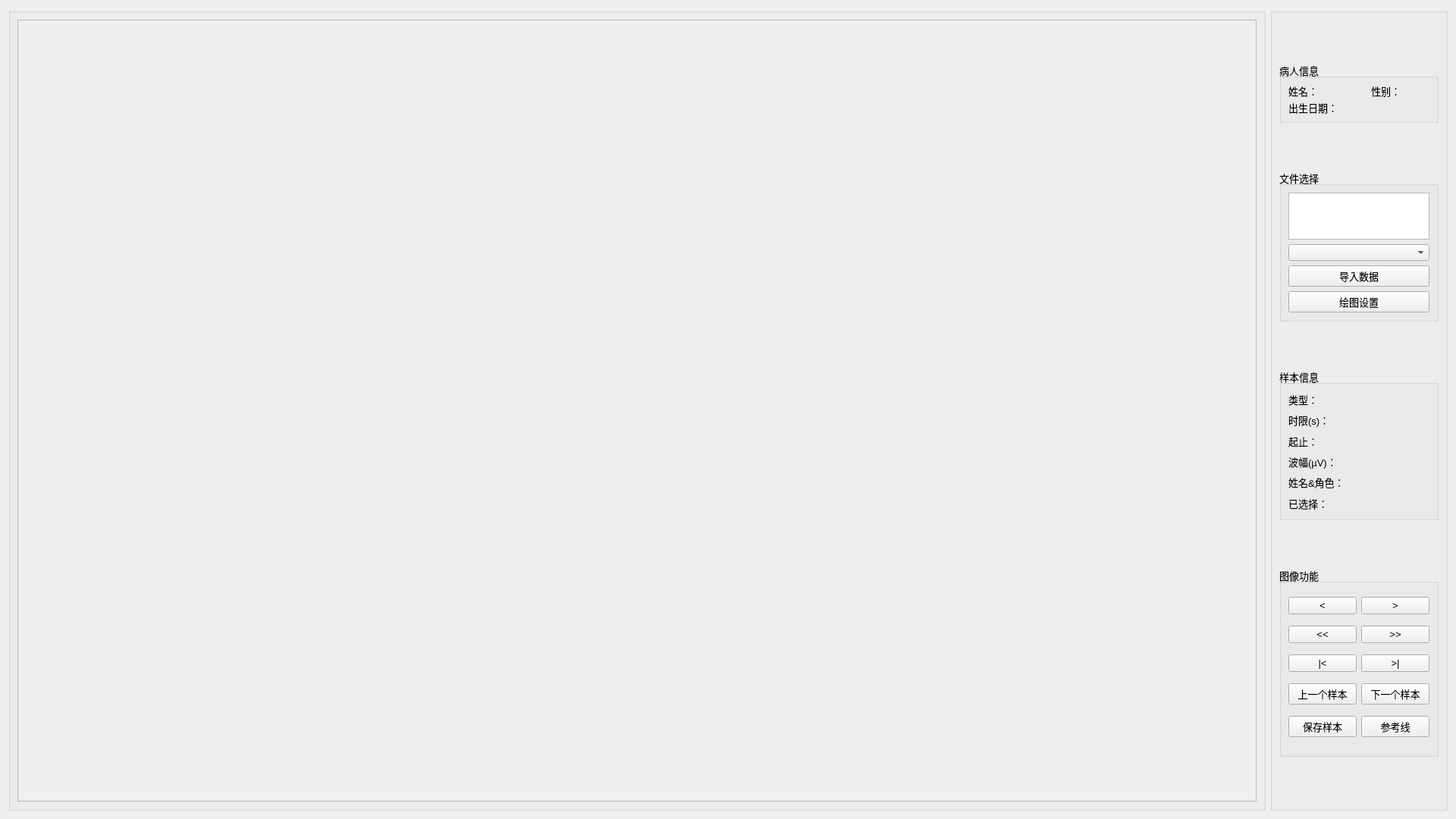
<?xml version="1.0" encoding="UTF-8"?>
<ui version="4.0">
 <class>ManualForm</class>
 <widget class="QWidget" name="ManualForm">
  <property name="geometry">
   <rect>
    <x>0</x>
    <y>0</y>
    <width>1920</width>
    <height>1080</height>
   </rect>
  </property>
  <property name="sizePolicy">
   <sizepolicy hsizetype="Preferred" vsizetype="Preferred">
    <horstretch>0</horstretch>
    <verstretch>0</verstretch>
   </sizepolicy>
  </property>
  <property name="font">
   <font>
    <pointsize>16</pointsize>
   </font>
  </property>
  <property name="windowTitle">
   <string>Form</string>
  </property>
  <layout class="QGridLayout" name="gridLayout">
   <item row="0" column="1">
    <widget class="QGroupBox" name="gbInfo">
     <property name="sizePolicy">
      <sizepolicy hsizetype="Fixed" vsizetype="Preferred">
       <horstretch>0</horstretch>
       <verstretch>0</verstretch>
      </sizepolicy>
     </property>
     <property name="minimumSize">
      <size>
       <width>220</width>
       <height>0</height>
      </size>
     </property>
     <property name="title">
      <string/>
     </property>
     <layout class="QVBoxLayout" name="verticalLayout">
      <item>
       <widget class="QGroupBox" name="gbPatientInfo">
        <property name="sizePolicy">
         <sizepolicy hsizetype="Fixed" vsizetype="Fixed">
          <horstretch>0</horstretch>
          <verstretch>0</verstretch>
         </sizepolicy>
        </property>
        <property name="minimumSize">
         <size>
          <width>210</width>
          <height>0</height>
         </size>
        </property>
        <property name="maximumSize">
         <size>
          <width>210</width>
          <height>80</height>
         </size>
        </property>
        <property name="font">
         <font>
          <pointsize>10</pointsize>
         </font>
        </property>
        <property name="title">
         <string>病人信息</string>
        </property>
        <layout class="QGridLayout" name="gridLayout_17">
         <item row="0" column="0">
          <widget class="QLabel" name="labelNameInfo">
           <property name="text">
            <string>姓名：</string>
           </property>
          </widget>
         </item>
         <item row="0" column="1">
          <widget class="QLabel" name="labelPatientName">
           <property name="sizePolicy">
            <sizepolicy hsizetype="Preferred" vsizetype="Preferred">
             <horstretch>2</horstretch>
             <verstretch>0</verstretch>
            </sizepolicy>
           </property>
           <property name="text">
            <string/>
           </property>
          </widget>
         </item>
         <item row="0" column="2">
          <widget class="QLabel" name="labelSexInfo">
           <property name="text">
            <string>性别：</string>
           </property>
          </widget>
         </item>
         <item row="2" column="0">
          <widget class="QLabel" name="labelBirthInfo">
           <property name="text">
            <string>出生日期：</string>
           </property>
          </widget>
         </item>
         <item row="0" column="3">
          <widget class="QLabel" name="labelPatientSex">
           <property name="sizePolicy">
            <sizepolicy hsizetype="Preferred" vsizetype="Preferred">
             <horstretch>2</horstretch>
             <verstretch>0</verstretch>
            </sizepolicy>
           </property>
           <property name="text">
            <string/>
           </property>
          </widget>
         </item>
         <item row="2" column="1" colspan="3">
          <widget class="QLabel" name="labelPatientBirth">
           <property name="sizePolicy">
            <sizepolicy hsizetype="Preferred" vsizetype="Preferred">
             <horstretch>2</horstretch>
             <verstretch>0</verstretch>
            </sizepolicy>
           </property>
           <property name="text">
            <string/>
           </property>
          </widget>
         </item>
        </layout>
       </widget>
      </item>
      <item>
       <widget class="QGroupBox" name="gbFileSelection">
        <property name="sizePolicy">
         <sizepolicy hsizetype="Fixed" vsizetype="Fixed">
          <horstretch>0</horstretch>
          <verstretch>0</verstretch>
         </sizepolicy>
        </property>
        <property name="minimumSize">
         <size>
          <width>210</width>
          <height>0</height>
         </size>
        </property>
        <property name="maximumSize">
         <size>
          <width>210</width>
          <height>200</height>
         </size>
        </property>
        <property name="font">
         <font>
          <pointsize>10</pointsize>
         </font>
        </property>
        <property name="title">
         <string>文件选择</string>
        </property>
        <layout class="QGridLayout" name="gridLayout_2">
         <item row="2" column="0">
          <widget class="QComboBox" name="comboBoxTime">
           <property name="font">
            <font>
             <pointsize>8</pointsize>
            </font>
           </property>
          </widget>
         </item>
         <item row="3" column="0">
          <widget class="QPushButton" name="btnConfirm">
           <property name="font">
            <font>
             <pointsize>10</pointsize>
            </font>
           </property>
           <property name="text">
            <string>导入数据</string>
           </property>
          </widget>
         </item>
         <item row="1" column="0">
          <widget class="QTreeView" name="treeView">
           <property name="font">
            <font>
             <pointsize>8</pointsize>
            </font>
           </property>
          </widget>
         </item>
         <item row="4" column="0">
          <widget class="QPushButton" name="btnFigureSetting">
           <property name="font">
            <font>
             <pointsize>10</pointsize>
            </font>
           </property>
           <property name="text">
            <string>绘图设置</string>
           </property>
          </widget>
         </item>
        </layout>
       </widget>
      </item>
      <item>
       <widget class="QGroupBox" name="gbLabelInfo">
        <property name="sizePolicy">
         <sizepolicy hsizetype="Fixed" vsizetype="Preferred">
          <horstretch>0</horstretch>
          <verstretch>0</verstretch>
         </sizepolicy>
        </property>
        <property name="minimumSize">
         <size>
          <width>210</width>
          <height>0</height>
         </size>
        </property>
        <property name="maximumSize">
         <size>
          <width>210</width>
          <height>200</height>
         </size>
        </property>
        <property name="font">
         <font>
          <pointsize>10</pointsize>
         </font>
        </property>
        <property name="title">
         <string>样本信息</string>
        </property>
        <layout class="QGridLayout" name="gridLayout_20">
         <item row="3" column="0">
          <widget class="QLabel" name="labelAmpInfo">
           <property name="text">
            <string>波幅(µV)：</string>
           </property>
          </widget>
         </item>
         <item row="4" column="0">
          <widget class="QLabel" name="labelRoleInfo">
           <property name="text">
            <string>姓名&amp;角色：</string>
           </property>
          </widget>
         </item>
         <item row="0" column="0">
          <widget class="QLabel" name="labelTypeInfo">
           <property name="text">
            <string>类型：</string>
           </property>
          </widget>
         </item>
         <item row="2" column="0">
          <widget class="QLabel" name="labelRangeInfo">
           <property name="text">
            <string>起止：</string>
           </property>
          </widget>
         </item>
         <item row="1" column="0">
          <widget class="QLabel" name="labelLengthInfo">
           <property name="text">
            <string>时限(s)：</string>
           </property>
          </widget>
         </item>
         <item row="0" column="1" colspan="2">
          <widget class="QLabel" name="labelType">
           <property name="sizePolicy">
            <sizepolicy hsizetype="Preferred" vsizetype="Preferred">
             <horstretch>2</horstretch>
             <verstretch>0</verstretch>
            </sizepolicy>
           </property>
           <property name="text">
            <string/>
           </property>
          </widget>
         </item>
         <item row="1" column="1" colspan="2">
          <widget class="QLabel" name="labelLength">
           <property name="sizePolicy">
            <sizepolicy hsizetype="Preferred" vsizetype="Preferred">
             <horstretch>2</horstretch>
             <verstretch>0</verstretch>
            </sizepolicy>
           </property>
           <property name="text">
            <string/>
           </property>
          </widget>
         </item>
         <item row="2" column="1" colspan="2">
          <widget class="QLabel" name="labelRange">
           <property name="sizePolicy">
            <sizepolicy hsizetype="Preferred" vsizetype="Preferred">
             <horstretch>2</horstretch>
             <verstretch>0</verstretch>
            </sizepolicy>
           </property>
           <property name="text">
            <string/>
           </property>
          </widget>
         </item>
         <item row="3" column="1" colspan="2">
          <widget class="QLabel" name="labelAmp">
           <property name="sizePolicy">
            <sizepolicy hsizetype="Preferred" vsizetype="Preferred">
             <horstretch>2</horstretch>
             <verstretch>0</verstretch>
            </sizepolicy>
           </property>
           <property name="text">
            <string/>
           </property>
          </widget>
         </item>
         <item row="4" column="1" colspan="2">
          <widget class="QLabel" name="labelRole">
           <property name="sizePolicy">
            <sizepolicy hsizetype="Preferred" vsizetype="Preferred">
             <horstretch>2</horstretch>
             <verstretch>0</verstretch>
            </sizepolicy>
           </property>
           <property name="text">
            <string/>
           </property>
          </widget>
         </item>
         <item row="5" column="0" colspan="3">
          <widget class="QLabel" name="statusLabel">
           <property name="sizePolicy">
            <sizepolicy hsizetype="Preferred" vsizetype="Preferred">
             <horstretch>3</horstretch>
             <verstretch>0</verstretch>
            </sizepolicy>
           </property>
           <property name="text">
            <string>已选择：</string>
           </property>
          </widget>
         </item>
        </layout>
       </widget>
      </item>
      <item>
       <widget class="QGroupBox" name="groupBtn">
        <property name="sizePolicy">
         <sizepolicy hsizetype="Fixed" vsizetype="Preferred">
          <horstretch>0</horstretch>
          <verstretch>0</verstretch>
         </sizepolicy>
        </property>
        <property name="minimumSize">
         <size>
          <width>210</width>
          <height>0</height>
         </size>
        </property>
        <property name="maximumSize">
         <size>
          <width>210</width>
          <height>250</height>
         </size>
        </property>
        <property name="font">
         <font>
          <pointsize>10</pointsize>
         </font>
        </property>
        <property name="title">
         <string>图像功能</string>
        </property>
        <layout class="QGridLayout" name="gridLayout_4">
         <item row="2" column="2">
          <widget class="QPushButton" name="btnEnd">
           <property name="sizePolicy">
            <sizepolicy hsizetype="Minimum" vsizetype="Fixed">
             <horstretch>2</horstretch>
             <verstretch>0</verstretch>
            </sizepolicy>
           </property>
           <property name="text">
            <string>&gt;|</string>
           </property>
          </widget>
         </item>
         <item row="3" column="0">
          <widget class="QPushButton" name="btnPrevSample">
           <property name="sizePolicy">
            <sizepolicy hsizetype="Minimum" vsizetype="Fixed">
             <horstretch>2</horstretch>
             <verstretch>0</verstretch>
            </sizepolicy>
           </property>
           <property name="text">
            <string>上一个样本</string>
           </property>
          </widget>
         </item>
         <item row="3" column="2">
          <widget class="QPushButton" name="btnNextSample">
           <property name="sizePolicy">
            <sizepolicy hsizetype="Minimum" vsizetype="Fixed">
             <horstretch>2</horstretch>
             <verstretch>0</verstretch>
            </sizepolicy>
           </property>
           <property name="text">
            <string>下一个样本</string>
           </property>
          </widget>
         </item>
         <item row="0" column="0">
          <widget class="QPushButton" name="btnDown">
           <property name="sizePolicy">
            <sizepolicy hsizetype="Minimum" vsizetype="Fixed">
             <horstretch>2</horstretch>
             <verstretch>0</verstretch>
            </sizepolicy>
           </property>
           <property name="text">
            <string>&lt;</string>
           </property>
          </widget>
         </item>
         <item row="1" column="2">
          <widget class="QPushButton" name="btnUping">
           <property name="sizePolicy">
            <sizepolicy hsizetype="Minimum" vsizetype="Fixed">
             <horstretch>2</horstretch>
             <verstretch>0</verstretch>
            </sizepolicy>
           </property>
           <property name="text">
            <string>&gt;&gt;</string>
           </property>
          </widget>
         </item>
         <item row="0" column="2">
          <widget class="QPushButton" name="btnUp">
           <property name="sizePolicy">
            <sizepolicy hsizetype="Minimum" vsizetype="Fixed">
             <horstretch>2</horstretch>
             <verstretch>0</verstretch>
            </sizepolicy>
           </property>
           <property name="text">
            <string>&gt;</string>
           </property>
          </widget>
         </item>
         <item row="2" column="0">
          <widget class="QPushButton" name="btnBegin">
           <property name="sizePolicy">
            <sizepolicy hsizetype="Minimum" vsizetype="Fixed">
             <horstretch>2</horstretch>
             <verstretch>0</verstretch>
            </sizepolicy>
           </property>
           <property name="text">
            <string>|&lt;</string>
           </property>
          </widget>
         </item>
         <item row="1" column="0">
          <widget class="QPushButton" name="btnDowning">
           <property name="sizePolicy">
            <sizepolicy hsizetype="Minimum" vsizetype="Fixed">
             <horstretch>2</horstretch>
             <verstretch>0</verstretch>
            </sizepolicy>
           </property>
           <property name="text">
            <string>&lt;&lt;</string>
           </property>
          </widget>
         </item>
         <item row="4" column="2">
          <widget class="QPushButton" name="btnRuler">
           <property name="text">
            <string>参考线</string>
           </property>
           <property name="checkable">
            <bool>true</bool>
           </property>
          </widget>
         </item>
         <item row="4" column="0">
          <widget class="QPushButton" name="btnSave">
           <property name="text">
            <string>保存样本</string>
           </property>
          </widget>
         </item>
        </layout>
       </widget>
      </item>
     </layout>
    </widget>
   </item>
   <item row="0" column="0">
    <widget class="QGroupBox" name="gbCanva">
     <property name="title">
      <string/>
     </property>
     <layout class="QGridLayout" name="gridLayout_5">
      <item row="0" column="0">
       <widget class="QScrollArea" name="scrollArea">
        <property name="widgetResizable">
         <bool>true</bool>
        </property>
        <widget class="QWidget" name="scrollAreaWidgetContents">
         <property name="geometry">
          <rect>
           <x>0</x>
           <y>0</y>
           <width>1644</width>
           <height>1040</height>
          </rect>
         </property>
         <layout class="QGridLayout" name="gridLayout_21">
          <item row="0" column="0">
           <layout class="QGridLayout" name="glCanvas"/>
          </item>
         </layout>
        </widget>
       </widget>
      </item>
     </layout>
    </widget>
   </item>
  </layout>
 </widget>
 <resources/>
 <connections/>
</ui>
